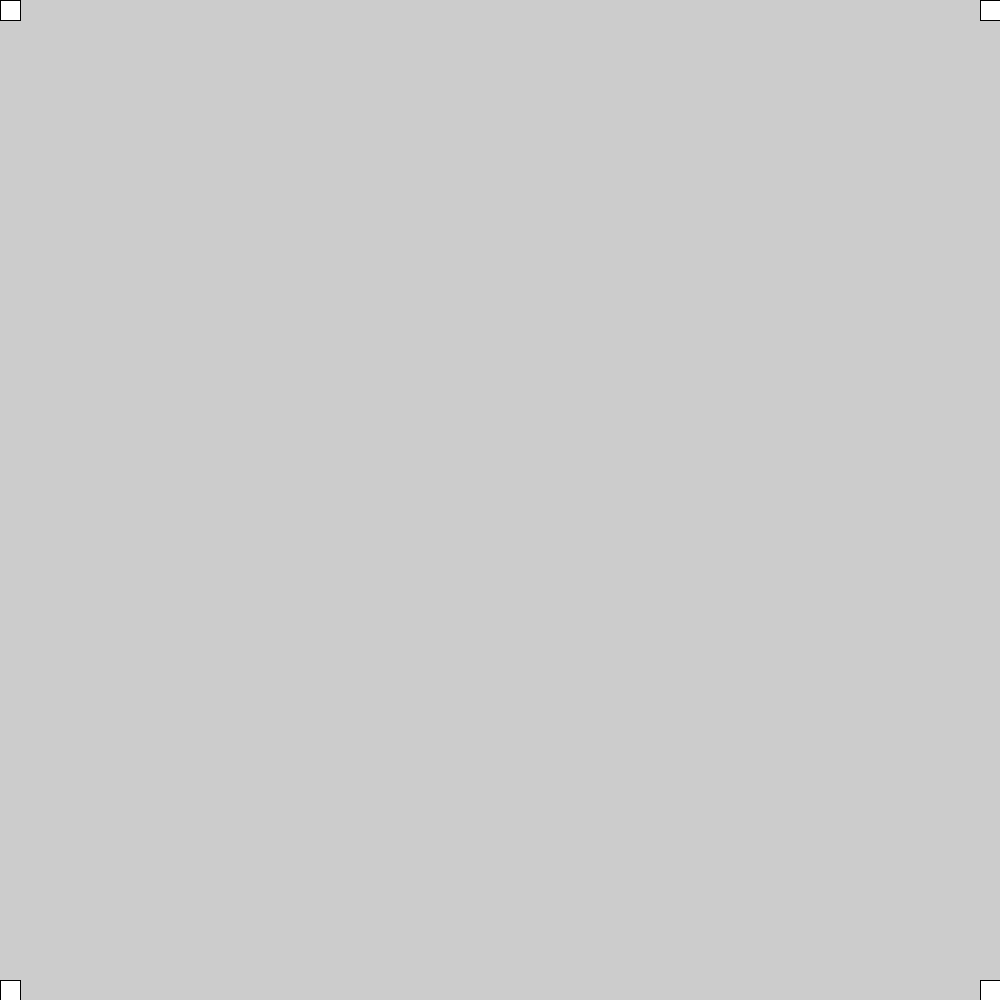
Frame 1 (no input)
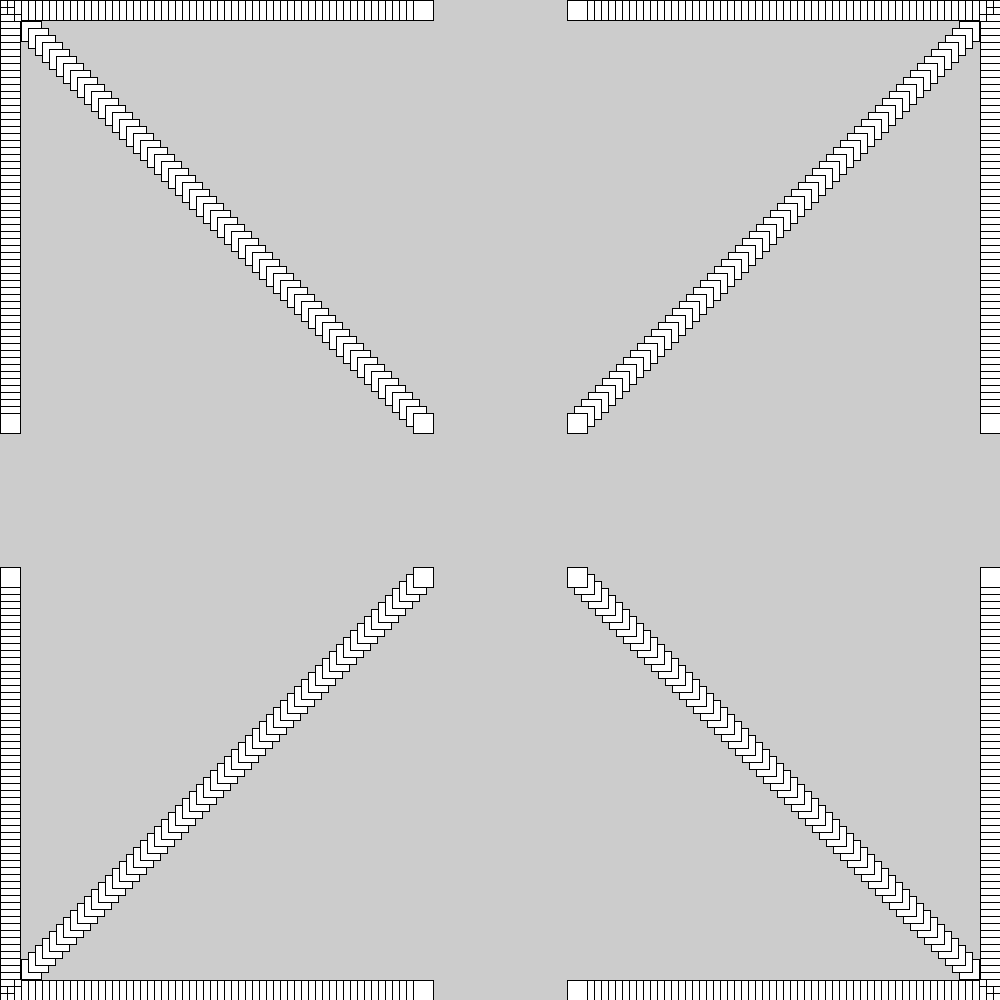
Frame 60 (the mouse pressed at the canvas centre just before this capture)
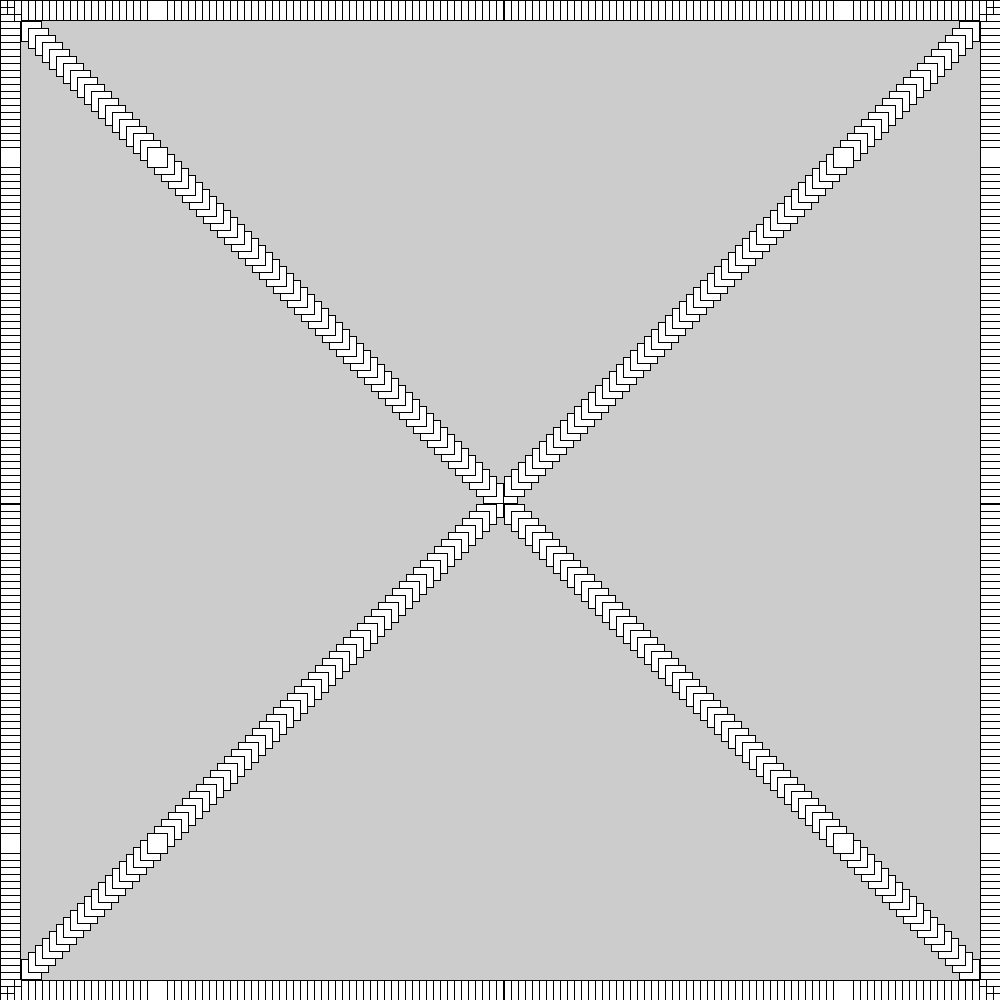
Frame 120 (the mouse held since frame 60 and released just before this capture)

The Processing sketch that drew these frames (run headless with seeded random() and noise(); from frame 60 on, the mouse is pressed at the canvas centre):

// Processing sketch: boxes_boxes_and_more_boxes
// ── boxes_boxes_and_more_boxes.pde
void setup()
{
  size(1000, 1000);
}

int a=0;  
void draw()

{ 
  rect(0+a, 0, 20, 20);
  rect(0,0+a,20,20);
rect(0+a,0+a,20,20);
rect(980-a,0,20,20);
rect(980,0+a,20,20);
rect(980-a,0+a,20,20);
rect(0,980-a,20,20);
rect(0+a,980,20,20);
rect(0+a,980-a,20,20);
rect(980,980-a,20,20);
rect(980-a,980,20,20);
rect(980-a,980-a,20,20);
  a=a+7;

  if (a>1000)
  {
    a=0;
  }
}
